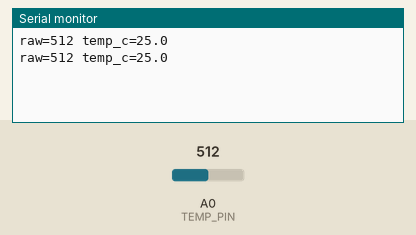
Bench run of a sketch on a simulated Arduino Uno, built with avr-gcc and run on an emulated ATmega328P. Parts: the last lines printed to the serial monitor. Inputs (shaded band) come from the test bench; at power-on: A0 (TEMP_PIN) = 512.

Above: at 1.8 s.
1.9 s: A0 (TEMP_PIN) set to 716
At 2.5 s:
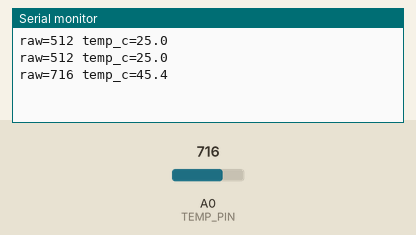
3.4 s: A0 (TEMP_PIN) set to 900
At 4.8 s:
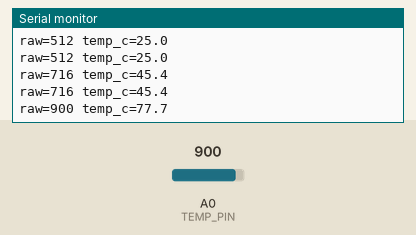
Timing chart, 0 to 6.4 s (numbered marks = the images above; inputs shaded):
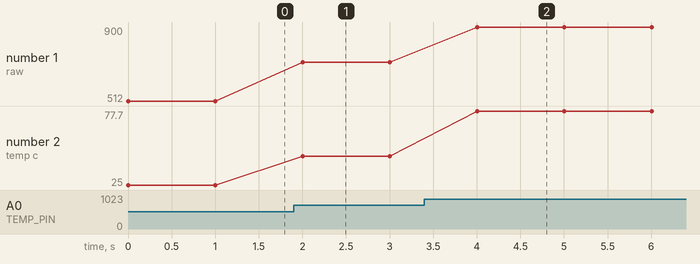

The sketch:

reference.ino
```cpp
// Card 02: Read greenhouse temperature (reference solution; never shown to students)

const int TEMP_PIN = A0;
const float R_FIXED = 10000.0;
const float R0 = 10000.0;
const float BETA = 3950.0;

void setup() {
  Serial.begin(9600);
}

void loop() {
  int raw = analogRead(TEMP_PIN);
  float r = R_FIXED * (1023.0 / raw - 1.0);
  float tempC = 1.0 / (1.0 / 298.15 + log(r / R0) / BETA) - 273.15;
  Serial.print("raw=");
  Serial.print(raw);
  Serial.print(" temp_c=");
  Serial.println(tempC, 1);
  delay(1000);
}
```

Measured:
- after the input at 1.9 s, the serial monitor: prints a new line after 0.10 s (image 1)
- after the input at 3.4 s, the serial monitor: prints a new line after 0.60 s (image 2)
- plotted number 1: 512 → 716 after the input at 1.9 s, 716 → 900 after the input at 3.4 s
- plotted number 2: 25 → 45.4 after the input at 1.9 s, 45.4 → 77.7 after the input at 3.4 s
